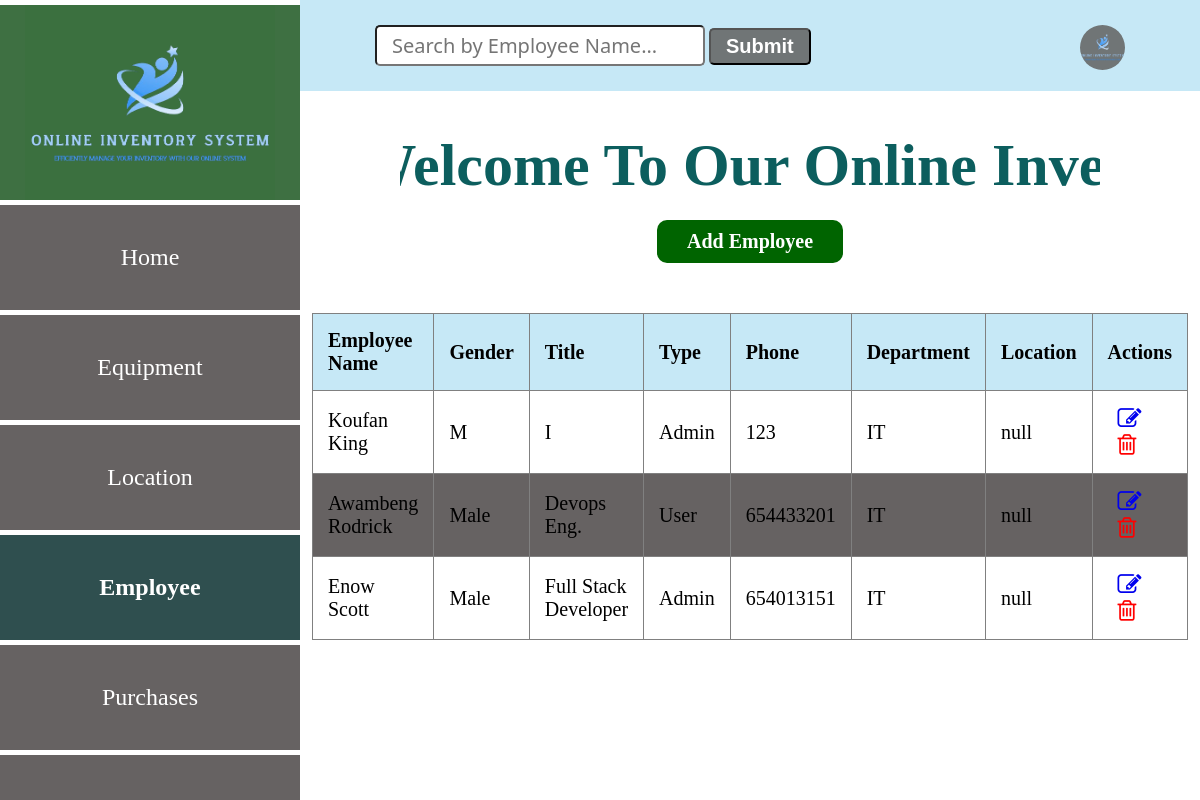
Screenshot of /employee with the database file from the repository.
### app.py (models this page shows, shortened)
class Employee(db.Model):
    __tablename__="employees"
    id=db.Column(db.Integer, primary_key=True)
    password=db.Column(db.String(20))
    employee_name=db.Column(db.String(20))
    gender=db.Column(db.String(6))
    title=db.Column(db.String(10))
    type=db.Column(db.String(10))
    phone_number=db.Column(db.Integer)
    department=db.Column(db.String(50))
    location=db.Column(db.Integer, db.ForeignKey('locations.id'))
    location_rel=db.relationship('Location', backref='employees_location')
    equipment_rel=db.relationship('Equipment', backref='equipment_employee')

### app.py (the view)
@app.route('/employee')
def employee_index():
    employees = Employee.query.all()
    return render_template ('employeeList.html', employees = employees)

### app.py (called while the page is built)
@app.before_request
def create_table():
    db.create_all()

### templates/employeeList.html (shortened to what this page needs)
<!DOCTYPE html>
<html lang="en">
<head>
    <link
    rel="stylesheet"
    href="{{ url_for('static', filename='main.css') }}"
    />
    <link rel="stylesheet" href="https://cdnjs.cloudflare.com/ajax/libs/font-awesome/4.7.0/css/font-awesome.min.css">
  </head>
<body>
    <div class="header">
        <input type="search" id="query" name="search" placeholder="Search by Employee Name...">
        <button id="search-button">Submit</button>
        <a href="#"><img src="{{ url_for('static', filename='logo.png') }}" alt=""></a>
    </div>
    <section class="sidebar">
        <div class="logo">
            <img src="{{ url_for('static', filename='logo.png') }}" alt="logo">
        </div>
        <div class="content">
            <a href="/entry_point" class="home">Home</a>
            <a href="/equipment" class="home">Equipment</a>
            <a href="/location" class="home">Location</a>
            <a href="/employee" class="home active">Employee</a>
            <a href="/purchase" class="home">Purchases</a>
            <a href="/login" class="home">Logout</a>
        </div>
    </section>
    <div class="marquee-container">
      <h1 class="marquee">Welcome To Our Online Inventory System</h1>
    </div>
    <div class="location-form">
      <a href="/add-employee" class="btn1">Add Employee</a>
      <table border="1" style="overflow:auto;">
        <thead>
          <tr>
            <th>Employee Name</th>
            <th>Gender</th>
            <th>Title</th>
            <th>Type</th>
            <th>Phone</th>
            <th>Department</th>
            <th>Location</th>
            <th>Actions</th>
          </tr>
        </thead>
        <tbody id="table-results">
          {% for employee in employees  %}
            <tr>
              <td>{{ employee.employee_name }}</td>
              <td>{{ employee.gender}}</td>
              <td>{{ employee.title}}</td>
              <td>{{ employee.type}}</td>
              <td>{{ employee.phone_number}}</td>
              <td>{{ employee.department}}</td>
              <td>{{ employee.location}}</td>
              <td class="action">
                <a href="/edit_employee{{ employee.id }}"><i class="fa fa-edit" style="font-size:24px"></i></a>
                <a href="/delete_employee{{ employee.id }}"><i class="fa fa-trash-o" style="font-size:24px"></i></a>
              </td>
            </tr>
          {% endfor %}
        </tbody>
      </table>
    </div>
</body>
</html>

### static/main.css (style rules this page uses)
body { margin: 0; padding: 0; font-family: Verdana; }
.header { background: #c6e8f6; padding: 25px; }
.header input { padding: 5px 15px; font-size: 20px; font-family:'Segoe UI', Tahoma, Geneva, Verdana, sans-serif; border-radius: 5px; margin-left: 350px; }
.header button { padding: 5px 15px; font-size: 20px; border-radius: 5px; background: #707576; color: #fff; font-weight: bold; }
.header img { width: 45px; height: 45px; background: #707576; border-radius: 50%; float: right; justify-content: center; margin-right: 50px; }
.sidebar { position: fixed; top: 0; left: 0; width: 300px; height: 100vh; background: #707576; border-top: 5px solid #fff; }
.logo { width: 300px; height: 200px; background: rgba(59, 112, 63, 0.938); display: flex; justify-content: center; align-items: center; }
.logo img { width: 250px; display: block; margin: auto; background-color: rgba(59, 112, 63, 0.938); }
.content { background: #707576; width: 300px; height: calc(100vh - 200px); position: fixed; top: 200px; z-index: 1; border-top: 5px solid #fff; overflow-y: auto; }
.content a { display: flex; text-decoration: none; color: #fff; font-size: 24px; border-bottom: 5px solid white; padding: 39px; justify-content: center; }
.home { border: none; outline: none; padding: 10px 16px; background: #666262; cursor: pointer; }
.active, .home:hover { background: darkslategrey; color: black; font-weight: bold; }
h1 { display: flex; font-size: 60px; flex-wrap: wrap; justify-content: center; gap: 50px; margin-left: 300px; text-align: center; margin-top: 40px; color: rgb(12, 94, 94); }
.location-form { display: flex; justify-content: center; align-items: center; flex-direction: column; margin-left: 300px; }
table { width: 80%; border-collapse: collapse; margin-top: 30px; }
th, td { padding: 15px; text-align: left; font-size: 20px; }
th { background-color: #c6e8f6; font-weight: bold; }
tbody tr:nth-child(even) { background-color: #666262; }
.btn1 { background: darkgreen; color: #fff; font-size: 1em; padding: 10px 30px; border-radius: 10px; transition: background-color 0.25s; margin-bottom: 20px; text-decoration: none; font-size: 20px; display: block; margin-top: -20px; font-weight: bold; }
.marquee-container { overflow: hidden; margin-right: 100px; margin-left: 400px; behavior: inherit; }
.marquee { animation: marquee 20s linear infinite; white-space: nowrap; }
.action a { margin-left: 10px; }
.action .fa-trash-o { color: red; }

### rows the page displays
Employee: employee_name "Koufan King", gender "M", title "I", type "Admin", phone_number "123", department "IT", location "null"
Employee: employee_name "Awambeng Rodrick", gender "Male", title "Devops Eng.", type "User", phone_number "654433201", department "IT", location "null"
Employee: employee_name "Enow Scott", gender "Male", title "Full Stack Developer", type "Admin", phone_number "654013151", department "IT", location "null"
